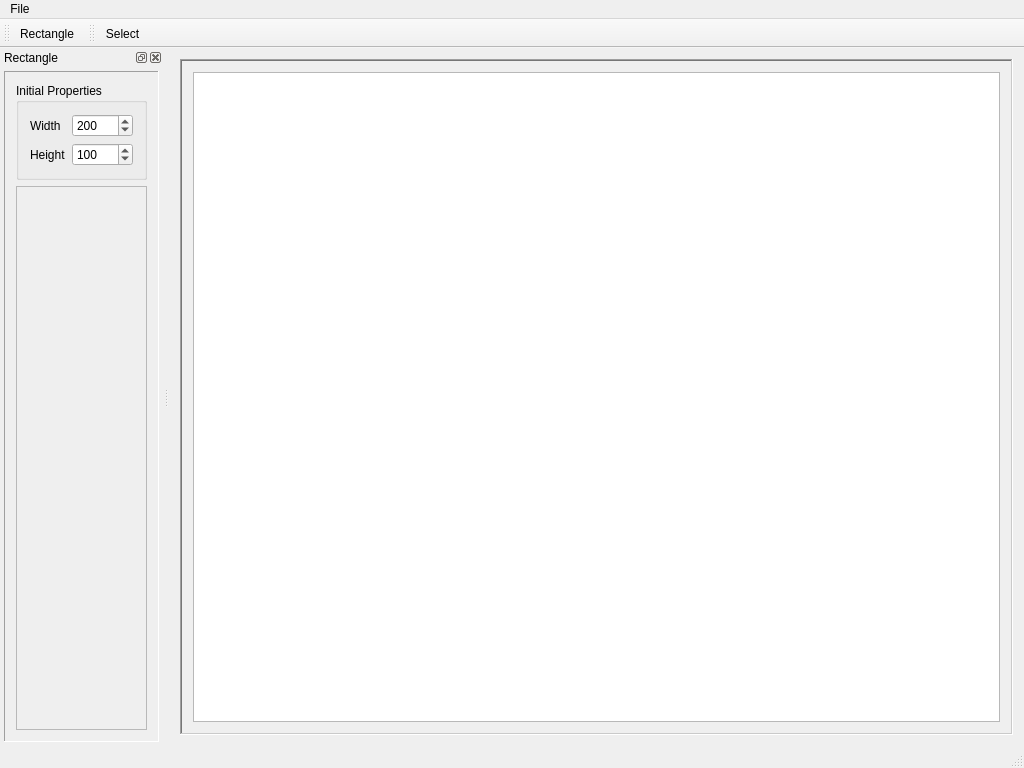
<?xml version="1.0" encoding="UTF-8"?>
<ui version="4.0">
 <class>MainWindow</class>
 <widget class="QMainWindow" name="MainWindow">
  <property name="geometry">
   <rect>
    <x>0</x>
    <y>0</y>
    <width>1024</width>
    <height>768</height>
   </rect>
  </property>
  <property name="windowTitle">
   <string>MainWindow</string>
  </property>
  <widget class="QWidget" name="centralWidget">
   <layout class="QVBoxLayout" name="lo_central">
    <item>
     <widget class="QFrame" name="frame">
      <property name="frameShape">
       <enum>QFrame::WinPanel</enum>
      </property>
      <property name="frameShadow">
       <enum>QFrame::Sunken</enum>
      </property>
      <property name="lineWidth">
       <number>4</number>
      </property>
      <property name="midLineWidth">
       <number>0</number>
      </property>
      <layout class="QVBoxLayout" name="verticalLayout_4">
       <item>
        <widget class="View" name="view"/>
       </item>
      </layout>
     </widget>
    </item>
   </layout>
  </widget>
  <widget class="QMenuBar" name="menuBar">
   <property name="geometry">
    <rect>
     <x>0</x>
     <y>0</y>
     <width>1024</width>
     <height>21</height>
    </rect>
   </property>
   <widget class="QMenu" name="menuFile">
    <property name="title">
     <string>File</string>
    </property>
    <addaction name="exit"/>
   </widget>
   <addaction name="menuFile"/>
  </widget>
  <widget class="QToolBar" name="mainToolBar">
   <attribute name="toolBarArea">
    <enum>TopToolBarArea</enum>
   </attribute>
   <attribute name="toolBarBreak">
    <bool>false</bool>
   </attribute>
   <addaction name="rectangle"/>
  </widget>
  <widget class="QStatusBar" name="statusBar"/>
  <widget class="QToolBar" name="toolBar">
   <property name="windowTitle">
    <string>toolBar</string>
   </property>
   <attribute name="toolBarArea">
    <enum>TopToolBarArea</enum>
   </attribute>
   <attribute name="toolBarBreak">
    <bool>false</bool>
   </attribute>
   <addaction name="select"/>
  </widget>
  <widget class="QDockWidget" name="Rectangle">
   <property name="cursor">
    <cursorShape>ArrowCursor</cursorShape>
   </property>
   <property name="accessibleName">
    <string/>
   </property>
   <property name="windowTitle">
    <string>Rectangle</string>
   </property>
   <attribute name="dockWidgetArea">
    <number>1</number>
   </attribute>
   <widget class="QWidget" name="dockWidgetContents_2">
    <layout class="QVBoxLayout" name="verticalLayout">
     <property name="spacing">
      <number>0</number>
     </property>
     <property name="leftMargin">
      <number>4</number>
     </property>
     <property name="topMargin">
      <number>4</number>
     </property>
     <property name="rightMargin">
      <number>4</number>
     </property>
     <property name="bottomMargin">
      <number>4</number>
     </property>
     <item>
      <widget class="QFrame" name="frame_2">
       <property name="frameShape">
        <enum>QFrame::Panel</enum>
       </property>
       <property name="frameShadow">
        <enum>QFrame::Sunken</enum>
       </property>
       <property name="lineWidth">
        <number>1</number>
       </property>
       <property name="midLineWidth">
        <number>1</number>
       </property>
       <layout class="QVBoxLayout" name="verticalLayout_2">
        <item>
         <widget class="QGroupBox" name="groupBox">
          <property name="sizePolicy">
           <sizepolicy hsizetype="Preferred" vsizetype="Maximum">
            <horstretch>0</horstretch>
            <verstretch>0</verstretch>
           </sizepolicy>
          </property>
          <property name="title">
           <string>Initial Properties</string>
          </property>
          <layout class="QFormLayout" name="formLayout">
           <item row="0" column="0">
            <widget class="QLabel" name="label">
             <property name="text">
              <string>Width</string>
             </property>
            </widget>
           </item>
           <item row="0" column="1">
            <widget class="QSpinBox" name="sb_rect_width">
             <property name="minimum">
              <number>1</number>
             </property>
             <property name="maximum">
              <number>10000</number>
             </property>
             <property name="singleStep">
              <number>10</number>
             </property>
             <property name="value">
              <number>200</number>
             </property>
            </widget>
           </item>
           <item row="1" column="0">
            <widget class="QLabel" name="label_2">
             <property name="text">
              <string>Height</string>
             </property>
            </widget>
           </item>
           <item row="1" column="1">
            <widget class="QSpinBox" name="sb_rect_height">
             <property name="minimum">
              <number>1</number>
             </property>
             <property name="maximum">
              <number>10000</number>
             </property>
             <property name="singleStep">
              <number>10</number>
             </property>
             <property name="value">
              <number>100</number>
             </property>
            </widget>
           </item>
          </layout>
         </widget>
        </item>
        <item>
         <widget class="QFrame" name="frame_3">
          <property name="frameShape">
           <enum>QFrame::StyledPanel</enum>
          </property>
          <property name="frameShadow">
           <enum>QFrame::Raised</enum>
          </property>
          <layout class="QVBoxLayout" name="verticalLayout_3"/>
         </widget>
        </item>
       </layout>
      </widget>
     </item>
    </layout>
   </widget>
  </widget>
  <action name="exit">
   <property name="text">
    <string>Exit</string>
   </property>
  </action>
  <action name="rectangle">
   <property name="checkable">
    <bool>true</bool>
   </property>
   <property name="icon">
    <iconset resource="icons/icons.qrc">
     <normaloff>:/rectangle.svg</normaloff>:/rectangle.svg</iconset>
   </property>
   <property name="text">
    <string>Rectangle</string>
   </property>
   <property name="toolTip">
    <string>Process</string>
   </property>
   <property name="shortcut">
    <string>A</string>
   </property>
  </action>
  <action name="select">
   <property name="checkable">
    <bool>true</bool>
   </property>
   <property name="icon">
    <iconset resource="icons/icons.qrc">
     <normaloff>:/select_arrow.png</normaloff>:/select_arrow.png</iconset>
   </property>
   <property name="text">
    <string>Select</string>
   </property>
   <property name="shortcut">
    <string>Space</string>
   </property>
  </action>
 </widget>
 <layoutdefault spacing="6" margin="11"/>
 <customwidgets>
  <customwidget>
   <class>View</class>
   <extends>QGraphicsView</extends>
   <header>view.h</header>
  </customwidget>
 </customwidgets>
 <resources>
  <include location="icons/icons.qrc"/>
 </resources>
 <connections>
  <connection>
   <sender>exit</sender>
   <signal>triggered()</signal>
   <receiver>MainWindow</receiver>
   <slot>close()</slot>
   <hints>
    <hint type="sourcelabel">
     <x>-1</x>
     <y>-1</y>
    </hint>
    <hint type="destinationlabel">
     <x>511</x>
     <y>383</y>
    </hint>
   </hints>
  </connection>
 </connections>
</ui>
